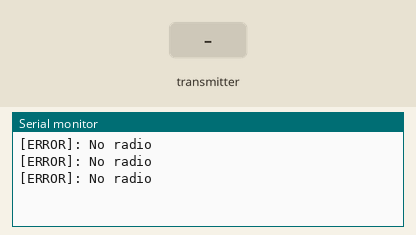
The sketch below on a simulated Arduino Uno, built with avr-gcc and run on an emulated ATmega328P. Shown: the last lines printed to the serial monitor. Inputs (shaded band) come from the test bench. No radio packets arrive unless stated.

Above: at 1.3 s.
1.4 s: the transmitter starts sending pressure = 0
At 1.82 s:
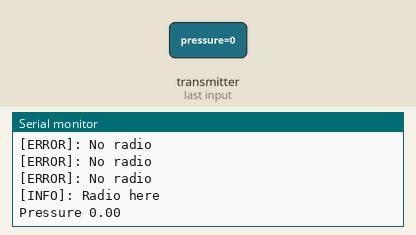
3.0 s: the transmitter starts sending pressure = 1
At 3.33 s:
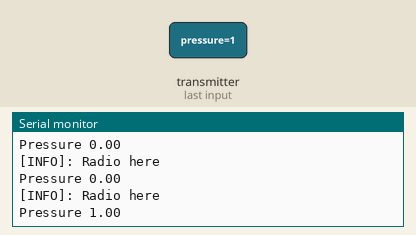

The sketch:

master.ino
```cpp
#include <Arduino.h>
#include <SPI.h>
#include <nRF24L01.h>
#include <RF24.h>

#define DEBUG true

// RF radio config
#define RADIO_CHANNEL 124

// Sets up the rf radio, SPI buss (pins 10, 11, 12, 13, 7, 8)
RF24 radio(7, 8);

byte radioAddress[][6] = {"node1"};

void setup()
{
  if (DEBUG)
    Serial.begin(9600);

  // Setup the rf radio
  radio.begin();
  radio.setPALevel(RF24_PA_LOW);
  radio.setDataRate(RF24_250KBPS);
  radio.setRetries(15, 15);
  radio.setChannel(RADIO_CHANNEL);

  radio.openReadingPipe(0, radioAddress[0]);
}

void loop() {
  radio.startListening();

  if ( radio.available()) {
    if (DEBUG) Serial.println("[INFO]: Radio here");

    float pressure;
    radio.read(&pressure, sizeof(pressure));

    Serial.println("Pressure " + String(pressure));
  } else {
    if (DEBUG) Serial.println("[ERROR]: No radio");
  }

  delay(500);
}
```

Measured:
- after the input at 1.4 s, the serial monitor: prints a new line after 0.11 s (image 1)
- after the input at 3.0 s, the serial monitor: prints a new line at once (image 2)
